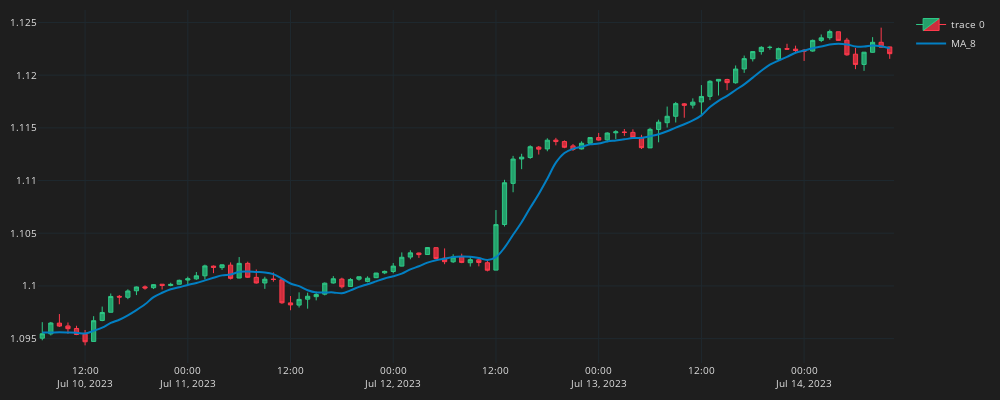

The notebook cell this image was saved under:
### Code cell
fig.add_trace(go.Scatter(x=df_plot.time, y=df_plot.MA_8, 
    line=dict(color="#027FC3", width=2),
    line_shape="spline",
    name="MA_8"))
fig.show()
